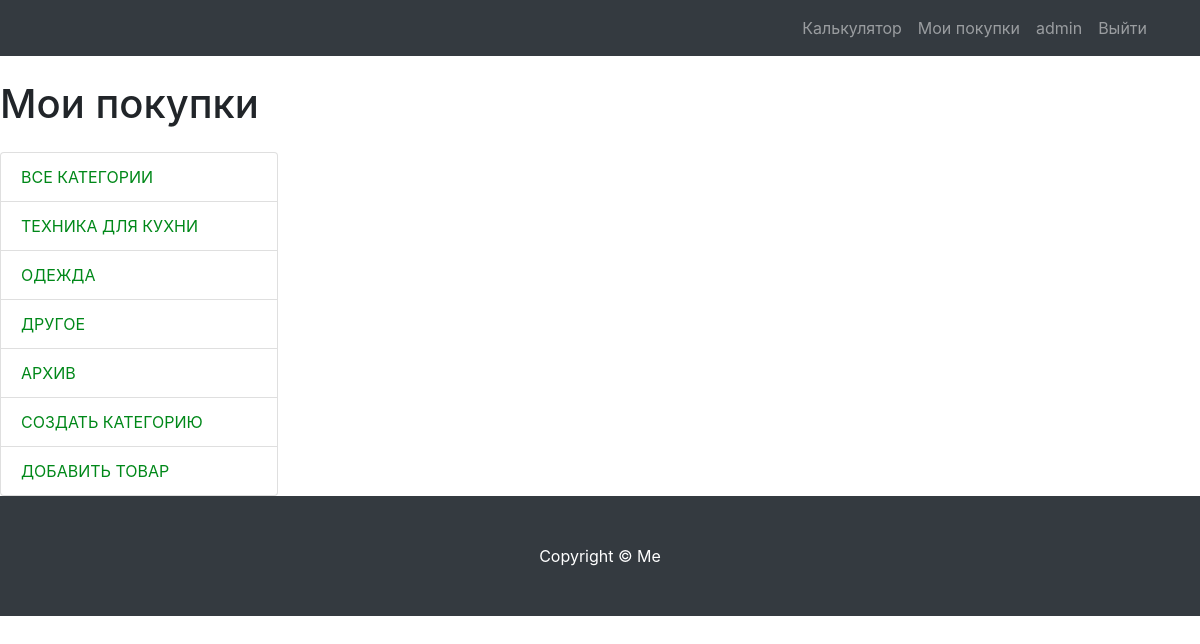
The app's page /products/archive (signed in), older data.
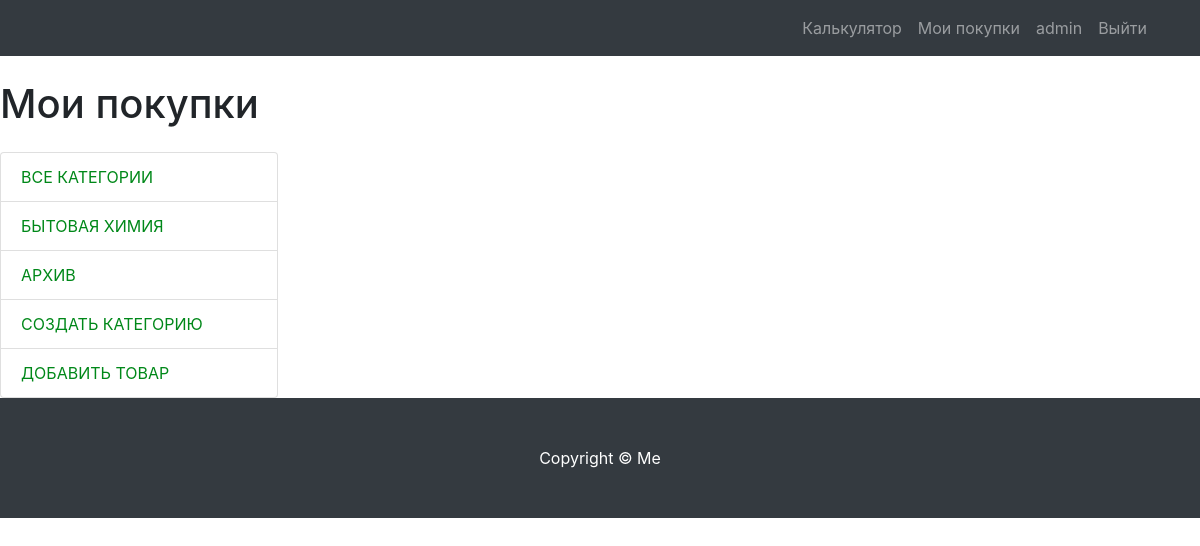
The same page, newer data.
### myproducts/models.py (models this page shows, shortened)
class Category(models.Model):
    user = models.ForeignKey(User, on_delete=models.CASCADE)
    name = models.CharField(max_length=100, verbose_name='Категория')
    description = models.CharField(blank=True, max_length=200, verbose_name='Описание категории')
    class Meta:
        verbose_name = 'категорию'
        verbose_name_plural = 'Категории'

### myproducts/views.py (the view)
# urls.py: path('products/archive', views.archive, name='archive'),
@login_required(login_url='/')
def archive(request):
    user = request.user
    context = {
        'title': 'Архив',
        'categories': Category.objects.filter(user=user),
    }
    products = Product.objects.filter(user=user, is_archived=True)
    paginator = Paginator(products, 12)
    page_number = request.GET.get('page')
    page_obj = paginator.get_page(page_number)
    context.update({'products': page_obj})
    return render(request, 'myproducts/archive.html', context)

### myproducts/templates/myproducts/archive.html (shortened to what this page needs)
{% extends 'calculator/base.html' %}
{% load static %}
{% load mathfilters %}
{% block css %}
<link href="{% static 'css/products.css' %}" rel="stylesheet">{% endblock %}
{% block content %}
    <div class="row">
        <div class="col-lg-3">
            <h1 class="my-4">Мои покупки</h1>
            <div class="list-group">
                {% include 'myproducts/category.html' %}
            </div>
        </div>
        <div class="col-lg-9">
    </div>
</div>
<footer class="py-5 bg-dark">
    <div class="container">
        <p class="m-0 text-center text-white">Copyright &copy; Me</p>
    </div>
</footer>
{% endblock %}

### myproducts/templates/myproducts/category.html (shortened to what this page needs)
<div class="list-group">
    <a href="{% url 'my_products' %}" class="list-group-item">Все категории</a>
    {% for category in categories %}
    <div class="list-group-item">
    <a href="{% url 'category' category.id %}" >{{ category.name }}</a>
    </div>
    {% endfor %}
    <a href="{% url 'archive' %}" class="list-group-item">Архив</a>
    <a href="{% url 'create_category' %}" class="list-group-item">Создать категорию</a>
    <a href="{% url 'create_product' %}" class="list-group-item">Добавить товар</a>
</div>

Row changes from the older to the newer data that the page shows:
removed Category: name "ТЕХНИКА ДЛЯ КУХНИ"
removed Category: name "ОДЕЖДА"
removed Category: name "ДРУГОЕ"
added Category: name "БЫТОВАЯ ХИМИЯ"
